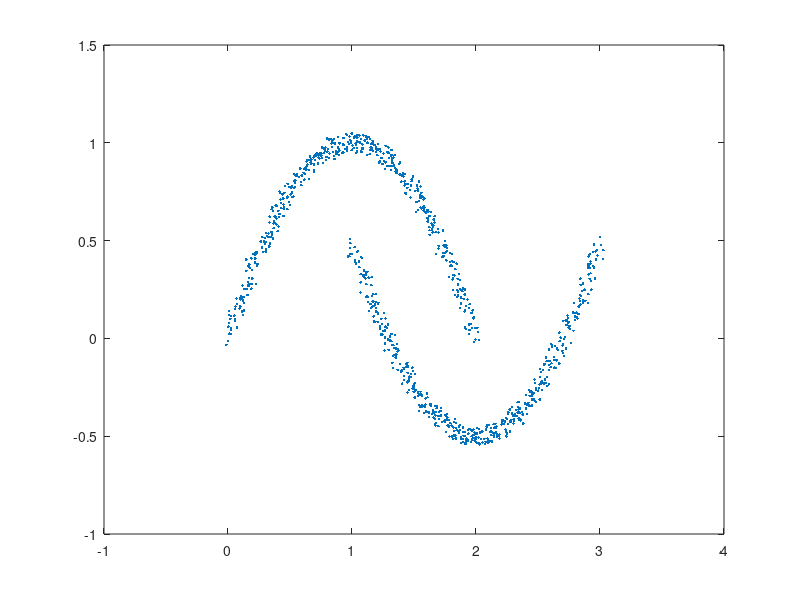
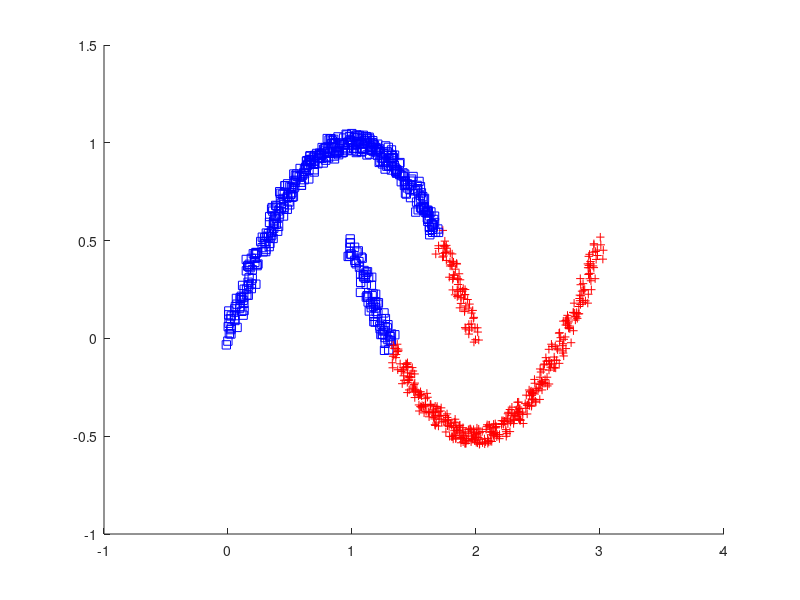

MATLAB code for these plots, in order: (Note: this script raises an error after producing the figures.)
%Compair spectral and kmeans clustering
%creating non-convex clusters.
xs = [0.5, -0.5, 0.5; 0,1,0];
ys = [1,2,3;0,1,2];
t = 1:3;
pts = linspace(1,3,500);
xx = spline(t,xs,pts);
yy = spline(t,ys,pts);
points(1,:) = arrayfun(@(x) (x+(rand()-0.5)*0.1 ),xx(:));
points(2,:) = arrayfun(@(x) (x+(rand()-0.5)*0.1 ),yy(:));
plot(points(2,:),points(1,:),'.');

kClusters = kmeans(points',2);
colors = ['r','b'];
markers = ['+','s'];
figure(); hold on;
for i=1:1000
    plot(points(2,i),points(1,i),'Color',colors(kClusters(i)),'Marker',markers(kClusters(i)));
end
hold off;

sClusters = spectralcluster(points',2);
figure(); hold on;
for i=1:1000
    plot(points(2,i),points(1,i),'Color',colors(sClusters(i)),'Marker',markers(sClusters(i)));
end